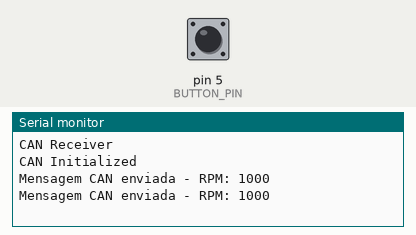
Recording of a sketch running on a simulated Arduino Uno, built with avr-gcc and run on an emulated ATmega328P. Parts: the last lines printed to the serial monitor. The test bench sets the inputs (shaded band); at power-on: pin 5 (BUTTON_PIN) LOW.

Above: at 2.2 s.
2.3 s: pin 5 (BUTTON_PIN) pulled HIGH for 1.2 s
At 3.8 s:
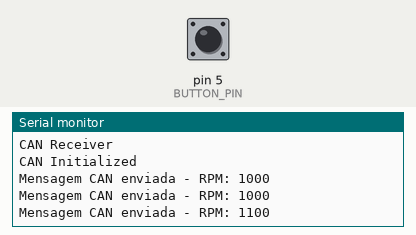
5.0 s: pin 5 (BUTTON_PIN) pulled HIGH for 1.2 s
At 5.6 s:
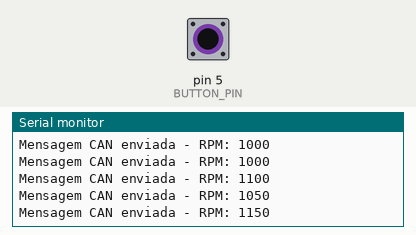
7.7 s: pin 5 (BUTTON_PIN) pulled HIGH for 3.2 s
At 8.8 s:
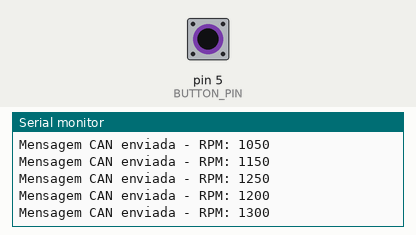
Timing chart, 0 to 10.7 s (numbered marks = the images above; inputs shaded):
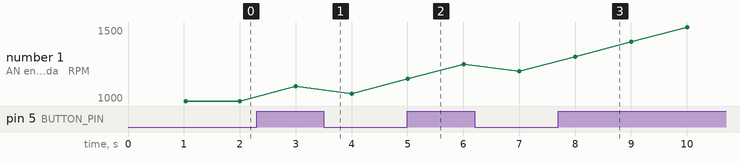

Measured:
- after the input at 2.3 s, the serial monitor: prints a new line after 0.70 s (image 1)
- after the input at 5.0 s, the serial monitor: prints a new line at once (image 2)
- after the input at 7.7 s, the serial monitor: prints a new line after 0.31 s (image 3)
- plotted number 1: 1000 → 1050 after the input at 2.3 s, 1050 → 1200 after the input at 5.0 s

The sketch:

sketch_oct31a.ino
```cpp
#include <CAN.h>

#define RX_GPIO_NUM 22
#define TX_GPIO_NUM 21

// ID da mensagem CAN
#define MOTOR_RPM_ID 0x100

// Pino do botão
#define BUTTON_PIN 5

// RPM do carro ligado sem acelerar
#define BASE_RPM 1000

int motorRPM = BASE_RPM;
bool varia = false;

void setup() {
  Serial.begin (9600);
  while (!Serial);
  delay (1000);

  Serial.println ("CAN Receiver");

  // Set the pins
  CAN.setPins (RX_GPIO_NUM, TX_GPIO_NUM);

  // start the CAN bus at 500 kbps
  if (!CAN.begin (500E3)) {
    Serial.println ("Starting CAN failed!");
    while (1);
  }
  else {
    Serial.println ("CAN Initialized");
  }

  //botao acelerador
  pinMode(BUTTON_PIN, INPUT);
}

void loop() {
  // Leitura do estado do botão (HIGH quando pressionado)
  if (digitalRead(BUTTON_PIN) == HIGH) {
    varia = true;
  } else {
    varia = false;
  }

  if (varia) {
    // Acelera o motor
    motorRPM += 100;
  } else {
    // Desacelera o motor
    motorRPM -= 50;

    // Limita o RPM mínimo
    if (motorRPM < BASE_RPM) {
      motorRPM = BASE_RPM;
    }
  }

  // Criação da mensagem CAN
  CAN.beginPacket(MOTOR_RPM_ID);
  CAN.write(highByte(motorRPM));
  CAN.write(lowByte(motorRPM));
  CAN.endPacket();

  Serial.print("Mensagem CAN enviada - RPM: ");
  Serial.println(motorRPM);

  //RTR packet with a requested data length
  CAN.beginPacket (0x12, 3, true);
  CAN.endPacket();

  delay(1000);
}
```
